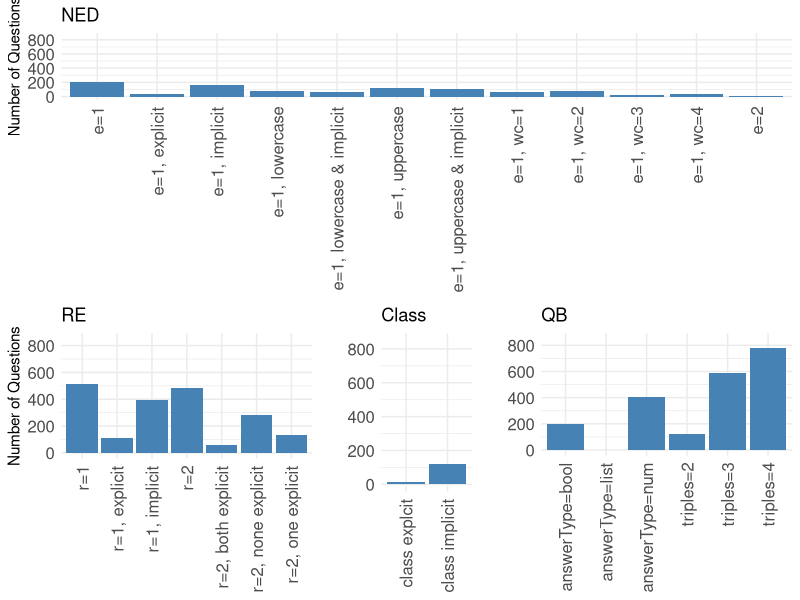
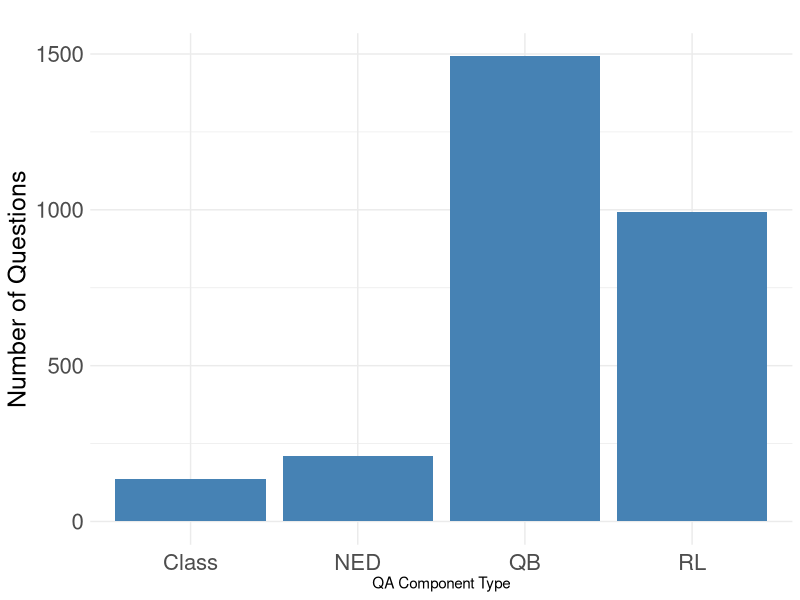

These figures' R source, in order:
#########################################################
### install and load R packages
#########################################################

if (!require("gridExtra")) {
  install.packages("gridExtra")
}
if (!require("grid")) {
  install.packages("grid")
}
if (!require("ggplot2")) {
  install.packages("ggplot2")
}

library(gridExtra)
library(grid)
library(ggplot2)


#########################################################
### functions
#########################################################

plotbars <- function(data, ylab, title) {
  p <- ggplot(data = data,
              aes(x = feature, y = number)) +
    xlab(NULL) +
    ylab(ylab) +
    ggtitle(title) +
    geom_bar(stat = "identity",
             fill = "steelblue") +
    theme_minimal() +
    theme(axis.text.x = element_text(angle = 90, hjust = 1, vjust = 0.5, size = 12),
          axis.text.y = element_text(size = 12))
  return(p)
}


#########################################################
### plot all barplots
#########################################################

# Unanswered questions per question type
neddata <- read.csv("data/ned-unanswered.csv", sep = ',')
plot1 <- plotbars(neddata, "Number of Questions", "NED") +
  scale_y_continuous(limits = c(0, 850))

reldata <- read.csv("data/rel-unanswered.csv", sep = ',')
plot2 <- plotbars(reldata, "Number of Questions", "RE") +
  scale_y_continuous(limits = c(0, 850))

classdata <- read.csv("data/class-unanswered.csv", sep = ',')
plot3 <- plotbars(classdata, "", "Class") +
  scale_y_continuous(limits = c(0, 850)) +
  theme(axis.title.x = element_text(margin = margin(t = 0, r = 0, b = 25, l = 0)))

qbdata <- read.csv("data/qb-unanswered.csv", sep = ',')
plot4 <- plotbars(qbdata, "", "QB") +
  scale_y_continuous(limits = c(0, 850))

pdf("unanswered-1.pdf")
lay <- rbind(c(1,1,1,1,1),
             c(2,2,3,4,4))
grid.arrange(plot1, plot2, plot3, plot4, layout_matrix = lay)
dev.off()

# All unanswered questions
allunanswered <- read.csv("data/unanswered.csv", sep = ',')
plot5 <- plotbars(allunanswered, "Number of Questions", "")

ggsave("unanswered-2.pdf", plot5 +
         xlab("QA Component Type") +
         theme(axis.text.x = element_text(angle = 0, hjust = 0.5, vjust = 0.5, size = 16),
               axis.text.y = element_text(size = 16),
               axis.title.y = element_text(size = 18)))
